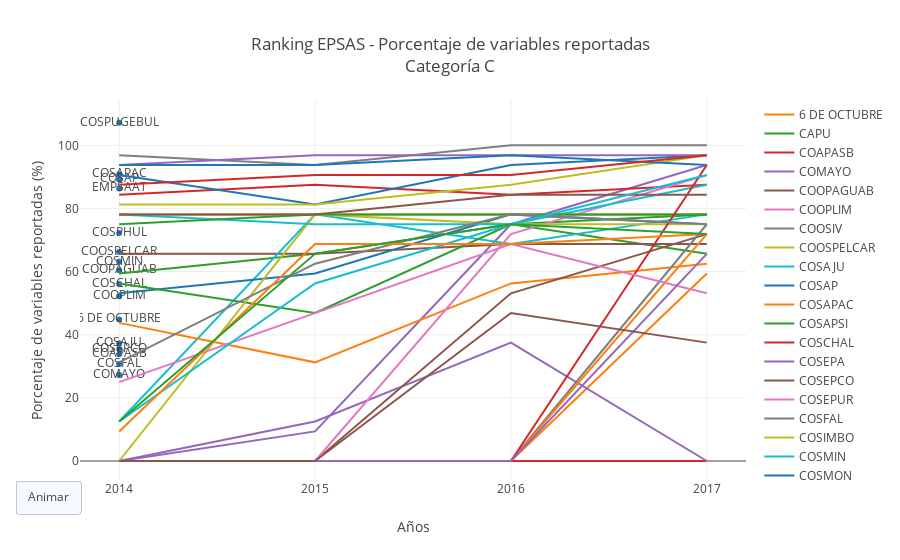

This figure's notebook cell:
### Code cell
iplot(fig4c)

### Figure 1 — Plotly figure (JSON) as saved in the notebook; plotly's stock layout.template omitted (floating-point values rounded to 4 significant figures)
{"data": [{"mode": "markers+text", "showlegend": false, "text": ["6 DE OCTUBRE", "CAPU", "COAPASB", "COMAYO", "COOPAGUAB", "COOPLIM", "COOSIV", "COOSPELCAR", "COSAJU", "COSAP", "COSAPAC", "COSAPSI", "COSCHAL", "COSEPA", "COSEPCO", "COSEPUR", "COSFAL", "COSIMBO", "COSMIN", "COSMON", "COSPAS", "COSPHUL", "COSPOL", "COSPUGEBUL", "EMAAB", "EMAPA", "EMPSAAT", "EMSABAV", "FLORIDA", "LA GUARDIA", "LA PORTEÑA", "SAMAPAR", "SEAPAS", "SEMAPAR", "SMAPA"], "type": "scatter", "uid": "0e8a1c26-cca7-11e8-a4f9-f0761c9f65e1", "x": [2014, 2014, 2014, 2014, 2014, 2014, 2014, 2014, 2014, 2014, 2014, 2014, 2014, 2014, 2014, 2014, 2014, 2014, 2014, 2014, 2014, 2014, 2014, 2014, 2014, 2014, 2014, 2014, 2014, 2014, 2014, 2014, 2014, 2014, 2014], "y": [44.83, null, 33.8, 27.24, 60.43, 52.18, null, 66.24, 37.33, 89.2, 90.84, null, 56.08, null, 35.51, null, 30.73, null, 63.12, null, null, 72.2, null, 107.2, null, null, 86.36]}, {"mode": "lines", "name": "6 DE OCTUBRE", "type": "scatter", "uid": "0e8a1c27-cca7-11e8-8d92-f0761c9f65e1", "x": [2014, 2015, 2016, 2017], "y": [0, 0, 0, 59.38]}, {"mode": "lines", "name": "CAPU", "type": "scatter", "uid": "0e8a1c28-cca7-11e8-aa31-f0761c9f65e1", "x": [2014, 2015, 2016, 2017], "y": [59.38, 65.62, 75, 65.62]}, {"mode": "lines", "name": "COAPASB", "type": "scatter", "uid": "0e8a1c29-cca7-11e8-811d-f0761c9f65e1", "x": [2014, 2015, 2016, 2017], "y": [0, 0, 0, 0]}, {"mode": "lines", "name": "COMAYO", "type": "scatter", "uid": "0e8a1c2a-cca7-11e8-a694-f0761c9f65e1", "x": [2014, 2015, 2016, 2017], "y": [0, 9.375, 75, 93.75]}, {"mode": "lines", "name": "COOPAGUAB", "type": "scatter", "uid": "0e8a1c2b-cca7-11e8-8405-f0761c9f65e1", "x": [2014, 2015, 2016, 2017], "y": [65.62, 65.62, 68.75, 68.75]}, {"mode": "lines", "name": "COOPLIM", "type": "scatter", "uid": "0e8a1c2c-cca7-11e8-94ac-f0761c9f65e1", "x": [2014, 2015, 2016, 2017], "y": [78.12, 78.12, 78.12, 78.12]}, {"mode": "lines", "name": "COOSIV", "type": "scatter", "uid": "0e8a1c2d-cca7-11e8-abea-f0761c9f65e1", "x": [2014, 2015, 2016, 2017], "y": [96.88, 93.75, 100, 100]}, {"mode": "lines", "name": "COOSPELCAR", "type": "scatter", "uid": "0e8a1c2e-cca7-11e8-94b1-f0761c9f65e1", "x": [2014, 2015, 2016, 2017], "y": [78.12, 78.12, 78.12, 78.12]}, {"mode": "lines", "name": "COSAJU", "type": "scatter", "uid": "0e8a1c2f-cca7-11e8-a393-f0761c9f65e1", "x": [2014, 2015, 2016, 2017], "y": [12.5, 78.12, 68.75, 78.12]}, {"mode": "lines", "name": "COSAP", "type": "scatter", "uid": "0e8a1c30-cca7-11e8-b873-f0761c9f65e1", "x": [2014, 2015, 2016, 2017], "y": [53.12, 59.38, 78.12, 75]}, {"mode": "lines", "name": "COSAPAC", "type": "scatter", "uid": "0e8a1c31-cca7-11e8-a15c-f0761c9f65e1", "x": [2014, 2015, 2016, 2017], "y": [43.75, 31.25, 56.25, 62.5]}, {"mode": "lines", "name": "COSAPSI", "type": "scatter", "uid": "0e8a1c32-cca7-11e8-8c2b-f0761c9f65e1", "x": [2014, 2015, 2016, 2017], "y": [56.25, 46.88, 75, 78.12]}, {"mode": "lines", "name": "COSCHAL", "type": "scatter", "uid": "0e8a1c33-cca7-11e8-8e45-f0761c9f65e1", "x": [2014, 2015, 2016, 2017], "y": [84.38, 87.5, 84.38, 87.5]}, {"mode": "lines", "name": "COSEPA", "type": "scatter", "uid": "0e8a4330-cca7-11e8-92ee-f0761c9f65e1", "x": [2014, 2015, 2016, 2017], "y": [0, 12.5, 37.5, 0]}, {"mode": "lines", "name": "COSEPCO", "type": "scatter", "uid": "0e8a4331-cca7-11e8-9378-f0761c9f65e1", "x": [2014, 2015, 2016, 2017], "y": [0, 0, 53.12, 71.88]}, {"mode": "lines", "name": "COSEPUR", "type": "scatter", "uid": "0e8a4332-cca7-11e8-a1d1-f0761c9f65e1", "x": [2014, 2015, 2016, 2017], "y": [0, 0, 71.88, 90.62]}, {"mode": "lines", "name": "COSFAL", "type": "scatter", "uid": "0e8a4333-cca7-11e8-b30a-f0761c9f65e1", "x": [2014, 2015, 2016, 2017], "y": [0, 0, 0, 75]}, {"mode": "lines", "name": "COSIMBO", "type": "scatter", "uid": "0e8a4334-cca7-11e8-a88c-f0761c9f65e1", "x": [2014, 2015, 2016, 2017], "y": [0, 78.12, 75, 75]}, {"mode": "lines", "name": "COSMIN", "type": "scatter", "uid": "0e8a4335-cca7-11e8-a77d-f0761c9f65e1", "x": [2014, 2015, 2016, 2017], "y": [78.12, 75, 75, 87.5]}, {"mode": "lines", "name": "COSMON", "type": "scatter", "uid": "0e8a4336-cca7-11e8-bc17-f0761c9f65e1", "x": [2014, 2015, 2016, 2017], "y": [90.62, 81.25, 93.75, 96.88]}, {"mode": "lines", "name": "COSPAS", "type": "scatter", "uid": "0e8a4337-cca7-11e8-902c-f0761c9f65e1", "x": [2014, 2015, 2016, 2017], "y": [0, 0, 0, 71.88]}, {"mode": "lines", "name": "COSPHUL", "type": "scatter", "uid": "0e8a4338-cca7-11e8-ba4d-f0761c9f65e1", "x": [2014, 2015, 2016, 2017], "y": [75, 78.12, 78.12, 78.12]}, {"mode": "lines", "name": "COSPOL", "type": "scatter", "uid": "0e8a4339-cca7-11e8-bdfb-f0761c9f65e1", "x": [2014, 2015, 2016, 2017], "y": [0, 0, 0, 93.75]}, {"mode": "lines", "name": "COSPUGEBUL", "type": "scatter", "uid": "0e8a433a-cca7-11e8-95dc-f0761c9f65e1", "x": [2014, 2015, 2016, 2017], "y": [93.75, 96.88, 96.88, 96.88]}, {"mode": "lines", "name": "EMAAB", "type": "scatter", "uid": "0e8a433b-cca7-11e8-9d04-f0761c9f65e1", "x": [2014, 2015, 2016, 2017], "y": [78.12, 78.12, 84.38, 84.38]}, {"mode": "lines", "name": "EMAPA", "type": "scatter", "uid": "0e8a433c-cca7-11e8-b869-f0761c9f65e1", "x": [2014, 2015, 2016, 2017], "y": [25, 46.88, 68.75, 53.12]}, {"mode": "lines", "name": "EMPSAAT", "type": "scatter", "uid": "0e8a433d-cca7-11e8-b024-f0761c9f65e1", "x": [2014, 2015, 2016, 2017], "y": [31.25, 62.5, 78.12, 75]}, {"mode": "lines", "name": "EMSABAV", "type": "scatter", "uid": "0e8a433e-cca7-11e8-855f-f0761c9f65e1", "x": [2014, 2015, 2016, 2017], "y": [81.25, 81.25, 87.5, 96.88]}, {"mode": "lines", "name": "FLORIDA", "type": "scatter", "uid": "0e8a433f-cca7-11e8-83fa-f0761c9f65e1", "x": [2014, 2015, 2016, 2017], "y": [12.5, 56.25, 75, 90.62]}, {"mode": "lines", "name": "LA GUARDIA", "type": "scatter", "uid": "0e8a4340-cca7-11e8-944f-f0761c9f65e1", "x": [2014, 2015, 2016, 2017], "y": [93.75, 93.75, 96.88, 93.75]}, {"mode": "lines", "name": "LA PORTEÑA", "type": "scatter", "uid": "0e8a4341-cca7-11e8-baca-f0761c9f65e1", "x": [2014, 2015, 2016, 2017], "y": [9.375, 68.75, 68.75, 71.88]}, {"mode": "lines", "name": "SAMAPAR", "type": "scatter", "uid": "0e8a4342-cca7-11e8-9114-f0761c9f65e1", "x": [2014, 2015, 2016, 2017], "y": [12.5, 65.62, 75, 71.88]}, {"mode": "lines", "name": "SEAPAS", "type": "scatter", "uid": "0e8a4343-cca7-11e8-8570-f0761c9f65e1", "x": [2014, 2015, 2016, 2017], "y": [87.5, 90.62, 90.62, 96.88]}, {"mode": "lines", "name": "SEMAPAR", "type": "scatter", "uid": "0e8a4344-cca7-11e8-b193-f0761c9f65e1", "x": [2014, 2015, 2016, 2017], "y": [0, 0, 0, 65.62]}, {"mode": "lines", "name": "SMAPA", "type": "scatter", "uid": "0e8a4345-cca7-11e8-bf91-f0761c9f65e1", "x": [2014, 2015, 2016, 2017], "y": [0, 0, 46.88, 37.5]}], "layout": {"hovermode": "closest", "title": "Ranking EPSAS - Porcentaje de variables reportadas<br>Categoría C", "updatemenus": [{"buttons": [{"args": [null], "label": "Animar", "method": "animate"}], "type": "buttons", "x": 0, "y": 0}], "xaxis": {"autorange": false, "dtick": 1, "range": [2014.0, 2017.0], "title": "Años"}, "yaxis": {"title": "Porcentaje de variables reportadas (%)"}}}
